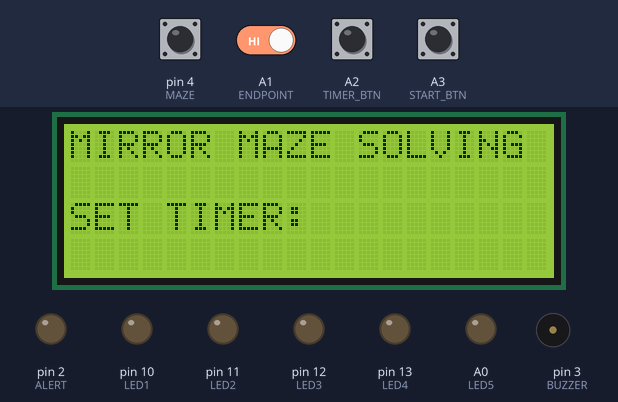
A sketch run on a simulated Arduino Uno, built with avr-gcc and run on an emulated ATmega328P. Parts: 20×4 character LCD, output pins drawn as LEDs (lit = HIGH), buzzer (waves = sounding). The test bench sets the inputs (shaded band); at power-on: A1 (ENDPOINT), A2 (TIMER_BTN), A3 (START_BTN), pin 4 (MAZE) HIGH. Pins used as bus, display or sensor lines are not drawn.

Above: at 6.3 s.
6.4 s: A3 (START_BTN) pulled LOW for 3.2 s
At 7.8 s:
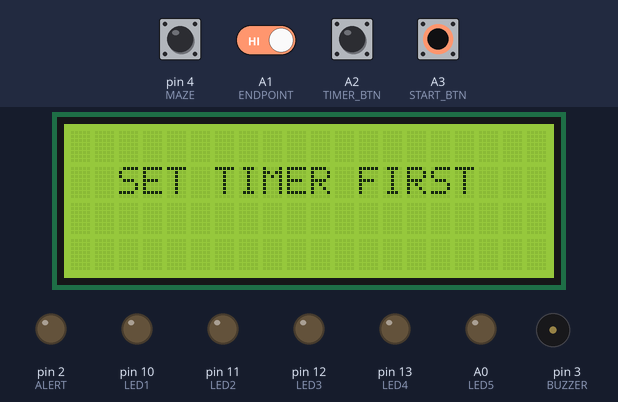
11.7 s: A2 (TIMER_BTN) pulled LOW for 0.15 s
At 12.5 s:
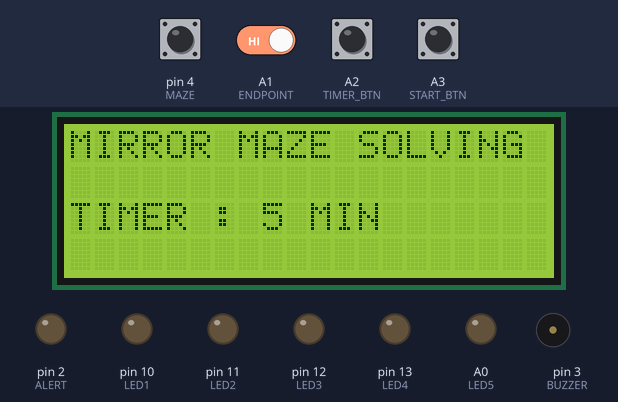
13.3 s: A3 (START_BTN) pulled LOW for 0.15 s
At 14.2 s:
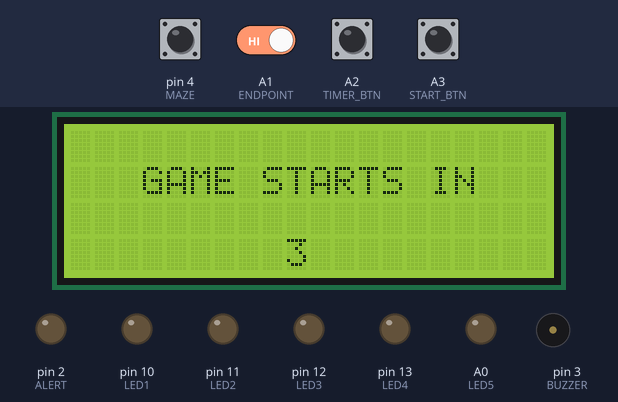
16.4 s: A1 (ENDPOINT) driven LOW
At 19.0 s:
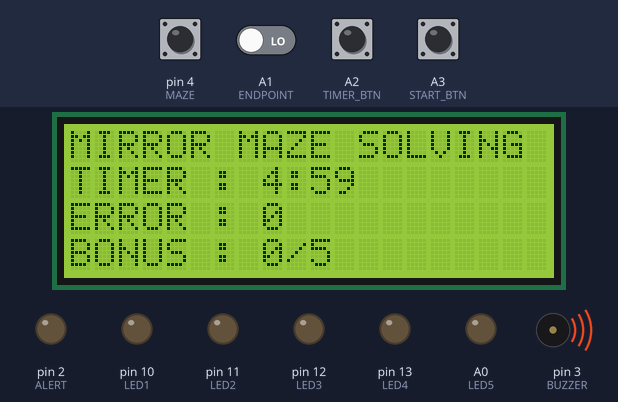
19.4 s: A2 (TIMER_BTN) pulled LOW for 1 s
At 20.7 s:
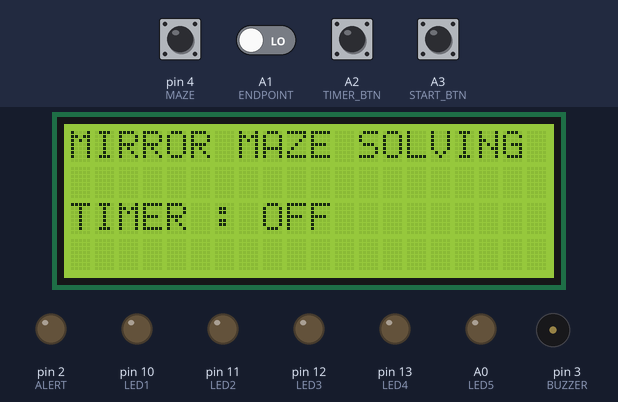
21.9 s: A3 (START_BTN) pulled LOW for 1 s
At 26.1 s:
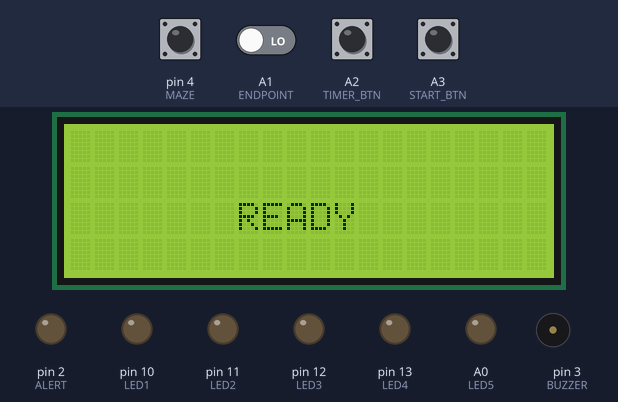
Timing chart, 0 to 29.2 s (numbered marks = the images above; inputs shaded):
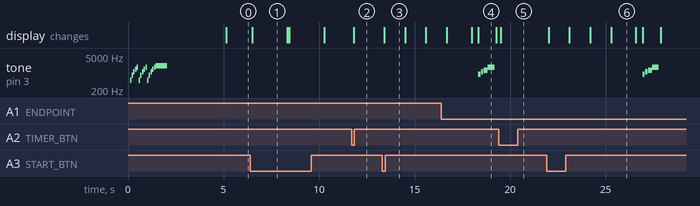

The sketch:

TESTMAZE.ino
```cpp
#include <Wire.h>
#include <LiquidCrystal_I2C.h>

LiquidCrystal_I2C lcd(0x27,20,4);

// INPUTS
#define MAZE 4
#define BONUS1 5
#define BONUS2 6
#define BONUS3 7
#define BONUS4 8
#define BONUS5 9
#define ENDPOINT A1
#define TIMER_BTN A2


#define START_BTN A3

// OUTPUTS
#define BUZZER 3
#define ALERT 2
#define LED1 10
#define LED2 11
#define LED3 12
#define LED4 13
#define LED5 A0

int errorCount=0;

bool mazeTouched=false;

bool gameStart=false;
bool timerEnable=false;

bool bonus1Taken=false;
bool bonus2Taken=false;
bool bonus3Taken=false;
bool bonus4Taken=false;
bool bonus5Taken=false;

int bonusCount=0;

bool lastStartState=HIGH;
bool lastTimerState=HIGH;

bool timerSelected = false;

unsigned long startTime;
unsigned long timerLimit=300000;

void beep()
{
digitalWrite(BUZZER,HIGH);
delay(80);
digitalWrite(BUZZER,LOW);
}

void longBeep()
{
digitalWrite(BUZZER,HIGH);
delay(300);
digitalWrite(BUZZER,LOW);
}

void coinBeep()
{
  tone(BUZZER, 1200); delay(300);
  tone(BUZZER, 1400); delay(150);
  tone(BUZZER, 1600); delay(350);
  noTone(BUZZER);
}


void winSound()
{
tone(BUZZER,900,120);
delay(150);

tone(BUZZER,1100,120);
delay(150);

tone(BUZZER,1300,200);
delay(200);

tone(BUZZER,1700,350);
delay(400);

noTone(BUZZER);
}

void startBeep()
{

for(int i=0;i<3;i++)
{

tone(BUZZER,500,80);
delay(90);

tone(BUZZER,800,80);
delay(90);

tone(BUZZER,1100,80);
delay(90);

tone(BUZZER,1400,80);
delay(90);

tone(BUZZER,1700,80);
delay(90);

}

tone(BUZZER,2000,600);   // final strong beep
delay(650);

noTone(BUZZER);

}

void setup()
{

pinMode(MAZE,INPUT_PULLUP);
pinMode(BONUS1,INPUT_PULLUP);
pinMode(BONUS2,INPUT_PULLUP);
pinMode(BONUS3,INPUT_PULLUP);
pinMode(BONUS4,INPUT_PULLUP);
pinMode(BONUS5,INPUT_PULLUP);
pinMode(ENDPOINT,INPUT_PULLUP);

pinMode(TIMER_BTN,INPUT_PULLUP);
pinMode(START_BTN,INPUT_PULLUP);

pinMode(BUZZER,OUTPUT);
pinMode(ALERT,OUTPUT);

pinMode(LED1,OUTPUT);
pinMode(LED2,OUTPUT);
pinMode(LED3,OUTPUT);
pinMode(LED4,OUTPUT);
pinMode(LED5,OUTPUT);

lcd.init();
lcd.backlight();

/* STARTUP SCREEN */

lcd.setCursor(0,0);
lcd.print("TBM Finishing School");

lcd.setCursor(4,1);
lcd.print("Empowering");

lcd.setCursor(3,2);
lcd.print("Generations !");

startBeep();

delay(3000);

lcd.clear();

lcd.setCursor(0,0);
lcd.print("MIRROR MAZE SOLVING");

lcd.setCursor(0,2);
lcd.print("SET TIMER:");

}

void loop()
{

bool startState=digitalRead(START_BTN);
bool timerState=digitalRead(TIMER_BTN);

/* TIMER BUTTON */

if(!gameStart && timerState==LOW && lastTimerState==HIGH)
{

beep();

timerEnable = !timerEnable;
timerSelected = true;   // USER HAS CHOSEN TIMER

lcd.clear();
lcd.setCursor(0,0);
lcd.print("MIRROR MAZE SOLVING");

lcd.setCursor(0,2);
lcd.print("TIMER : ");

if(timerEnable)
lcd.print("5 MIN");
else
lcd.print("OFF");

delay(300);
}


// BONUS POINTS

if(gameStart && digitalRead(BONUS1)==LOW && !bonus1Taken)
{
  digitalWrite(LED1,HIGH);
  bonus1Taken=true;
  bonusCount++;
 coinBeep();
}

if(gameStart && digitalRead(BONUS2)==LOW && !bonus2Taken)
{
  digitalWrite(LED2,HIGH);
  bonus2Taken=true;
  bonusCount++;
  coinBeep();
}

if(gameStart && digitalRead(BONUS3)==LOW && !bonus3Taken)
{
  digitalWrite(LED3,HIGH);
  bonus3Taken=true;
  bonusCount++;
  coinBeep();
}

if(gameStart && digitalRead(BONUS4)==LOW && !bonus4Taken)
{
  digitalWrite(LED4,HIGH);
  bonus4Taken=true;
  bonusCount++;
  coinBeep();
}

if(gameStart && digitalRead(BONUS5)==LOW && !bonus5Taken)
{
  digitalWrite(LED5,HIGH);
  bonus5Taken=true;
  bonusCount++;
  coinBeep();
}

/* START BUTTON */

if(startState==LOW && lastStartState==HIGH)
{

beep();

// -------- START GAME --------
if(!gameStart)
{

// CHECK TIMER FIRST
if(!timerSelected)
{

lcd.clear();
lcd.setCursor(2,1);
lcd.print("SET TIMER FIRST");

longBeep();

delay(1500);

lcd.clear();
lcd.setCursor(0,0);
lcd.print("MIRROR MAZE SOLVING");
lcd.setCursor(0,2);
lcd.print("SET TIMER:");

return;

}


// RESET GAME DATA
errorCount=0;
bonusCount=0;

bonus1Taken=false;
bonus2Taken=false;
bonus3Taken=false;
bonus4Taken=false;
bonus5Taken=false;

digitalWrite(LED1,LOW);
digitalWrite(LED2,LOW);
digitalWrite(LED3,LOW);
digitalWrite(LED4,LOW);
digitalWrite(LED5,LOW);


// START SOUND


// COUNTDOWN
countdown();

gameStart=true;
startTime=millis();

lcd.clear();

}

// -------- STOP GAME --------
else
{

gameStart=false;
showResult();

}

delay(300);
}

lastStartState=startState;
lastTimerState=timerState;

/* GAME RUNNING */

if(gameStart)
{

if(digitalRead(MAZE)==LOW)
{

digitalWrite(BUZZER,HIGH);
digitalWrite(ALERT,HIGH);

if(!mazeTouched)
{
errorCount++;
mazeTouched=true;
}

}
else
{

digitalWrite(BUZZER,LOW);
digitalWrite(ALERT,LOW);
mazeTouched=false;

}

lcd.setCursor(0,0);
lcd.print("MIRROR MAZE SOLVING");

lcd.setCursor(0,1);
lcd.print("TIMER : ");

if(timerEnable)
{

unsigned long currentTime=millis()-startTime;

int sec=(timerLimit-currentTime)/1000;

int min=sec/60;
sec=sec%60;

lcd.print(min);
lcd.print(":");

if(sec<10) lcd.print("0");
lcd.print(sec);

}
else
lcd.print("OFF ");

lcd.setCursor(0,2);
lcd.print("ERROR : ");
lcd.print(errorCount);

lcd.setCursor(0,3);
lcd.print("BONUS : ");
lcd.print(bonusCount);
lcd.print("/5");

//timer out function

if(timerEnable && millis()-startTime>=timerLimit)
{

gameStart=false;
winSound();
lcd.clear();
lcd.setCursor(6,0);
lcd.print("RESULT");


lcd.setCursor(0,1);
lcd.print("TIME : TIME OUT");

lcd.setCursor(0,2);
lcd.print("ERROR : ");
lcd.print(errorCount);

lcd.setCursor(0,3);
lcd.print("BONUS : ");
lcd.print(bonusCount);
lcd.print("/5");

}

if(digitalRead(ENDPOINT)==LOW)
{

gameStart=false;

winSound();   // special victory sound

showResult();

}

}

}

/* COUNTDOWN */

void countdown()
{

lcd.clear();


lcd.setCursor(0,1);
lcd.print("   GAME STARTS IN   ");

for(int i=3;i>0;i--)
{

lcd.setCursor(0,2);
lcd.print("      ");
lcd.setCursor(9,3);
lcd.print(i);

beep();

delay(1000);

}

lcd.clear();

lcd.setCursor(7,2);
lcd.print("READY");

longBeep();

delay(1000);

}

/* RESULT SCREEN */

void showResult()
{

unsigned long finishTime=millis()-startTime;

int sec=finishTime/1000;

int min=sec/60;
sec=sec%60;

lcd.clear();

lcd.setCursor(4,0);
lcd.print("RESULT :");

lcd.setCursor(0,1);
lcd.print("TIME : ");

lcd.print(min);
lcd.print(":");

if(sec<10) lcd.print("0");
lcd.print(sec);

lcd.setCursor(0,2);
lcd.print("ERROR : ");
lcd.print(errorCount);

lcd.setCursor(0,3);
lcd.print("BONUS : ");
lcd.print(bonusCount);
lcd.print("/5");


}
```

Measured:
- after the input at 6.4 s, the display: changes after 0.10 s (image 1)
- after the input at 11.7 s, the display: changes after 0.11 s (image 2)
- after the input at 13.3 s, the display: changes after 0.11 s (image 3)
- after the input at 16.4 s, tone on pin 3 (BUZZER): plays 900 Hz for 0.12 s, 1100 Hz for 0.12 s, 1300 Hz for 0.20 s, 1700 Hz for 0.35 s, starting after 1.9 s
- after the input at 19.4 s, the display: changes after 0.11 s (image 5)
- after the input at 21.9 s, tone on pin 3 (BUZZER): plays 900 Hz for 0.12 s, 1100 Hz for 0.12 s, 1300 Hz for 0.20 s, 1700 Hz for 0.35 s, starting after 5.0 s; the display: first changes after 0.11 s (image 6 shows a later state)
- what the display in image 1 shows lasts 1.8 s, from 6.5 s to 8.3 s
